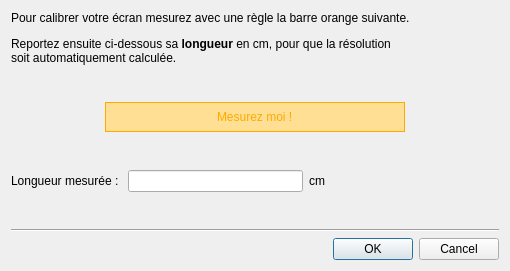
<?xml version="1.0" encoding="UTF-8"?>
<ui version="4.0">
 <class>DialogCalibrage</class>
 <widget class="QDialog" name="DialogCalibrage">
  <property name="geometry">
   <rect>
    <x>0</x>
    <y>0</y>
    <width>510</width>
    <height>271</height>
   </rect>
  </property>
  <property name="windowTitle">
   <string>Calibrage de l'écran</string>
  </property>
  <layout class="QVBoxLayout" name="verticalLayout">
   <item>
    <widget class="QLabel" name="label_16">
     <property name="text">
      <string>&lt;html&gt;&lt;head/&gt;&lt;body&gt;&lt;p&gt;Pour calibrer votre écran mesurez avec une règle la barre orange suivante.&lt;/p&gt;&lt;p&gt;Reportez ensuite ci-dessous sa &lt;span style=&quot; font-weight:600;&quot;&gt;longueur&lt;/span&gt; en cm, pour que la résolution&lt;br/&gt;soit automatiquement calculée.&lt;/p&gt;&lt;/body&gt;&lt;/html&gt;</string>
     </property>
    </widget>
   </item>
   <item>
    <spacer name="verticalSpacer">
     <property name="orientation">
      <enum>Qt::Vertical</enum>
     </property>
     <property name="sizeHint" stdset="0">
      <size>
       <width>20</width>
       <height>40</height>
      </size>
     </property>
    </spacer>
   </item>
   <item>
    <layout class="QHBoxLayout" name="horizontalLayout">
     <item>
      <widget class="QFrame" name="frame">
       <property name="minimumSize">
        <size>
         <width>300</width>
         <height>30</height>
        </size>
       </property>
       <property name="maximumSize">
        <size>
         <width>300</width>
         <height>30</height>
        </size>
       </property>
       <property name="styleSheet">
        <string notr="true">background-color: rgb(255, 223, 148);
border-style: solid;
border-color: rgb(255, 170, 0);
border-width: 1px;</string>
       </property>
       <property name="frameShape">
        <enum>QFrame::StyledPanel</enum>
       </property>
       <property name="frameShadow">
        <enum>QFrame::Raised</enum>
       </property>
       <layout class="QHBoxLayout" name="horizontalLayout_2">
        <item alignment="Qt::AlignHCenter">
         <widget class="QLabel" name="label_2">
          <property name="styleSheet">
           <string notr="true">color:rgb(255, 170, 0);
border-style:None;
</string>
          </property>
          <property name="text">
           <string>Mesurez moi !</string>
          </property>
         </widget>
        </item>
       </layout>
      </widget>
     </item>
    </layout>
   </item>
   <item>
    <spacer name="verticalSpacer_2">
     <property name="orientation">
      <enum>Qt::Vertical</enum>
     </property>
     <property name="sizeHint" stdset="0">
      <size>
       <width>20</width>
       <height>40</height>
      </size>
     </property>
    </spacer>
   </item>
   <item>
    <layout class="QHBoxLayout" name="horizontalLayout_9">
     <item>
      <widget class="QLabel" name="label_17">
       <property name="text">
        <string>Longueur mesurée : </string>
       </property>
      </widget>
     </item>
     <item>
      <widget class="QLineEdit" name="longueur"/>
     </item>
     <item>
      <widget class="QLabel" name="label_18">
       <property name="text">
        <string>cm</string>
       </property>
      </widget>
     </item>
     <item>
      <spacer name="horizontalSpacer_7">
       <property name="orientation">
        <enum>Qt::Horizontal</enum>
       </property>
       <property name="sizeHint" stdset="0">
        <size>
         <width>40</width>
         <height>20</height>
        </size>
       </property>
      </spacer>
     </item>
    </layout>
   </item>
   <item>
    <spacer name="verticalSpacer_3">
     <property name="orientation">
      <enum>Qt::Vertical</enum>
     </property>
     <property name="sizeHint" stdset="0">
      <size>
       <width>20</width>
       <height>40</height>
      </size>
     </property>
    </spacer>
   </item>
   <item>
    <widget class="Line" name="line">
     <property name="orientation">
      <enum>Qt::Horizontal</enum>
     </property>
    </widget>
   </item>
   <item>
    <widget class="QDialogButtonBox" name="buttonBox">
     <property name="orientation">
      <enum>Qt::Horizontal</enum>
     </property>
     <property name="standardButtons">
      <set>QDialogButtonBox::Cancel|QDialogButtonBox::Ok</set>
     </property>
    </widget>
   </item>
  </layout>
 </widget>
 <resources/>
 <connections>
  <connection>
   <sender>buttonBox</sender>
   <signal>accepted()</signal>
   <receiver>DialogCalibrage</receiver>
   <slot>accept()</slot>
   <hints>
    <hint type="sourcelabel">
     <x>248</x>
     <y>254</y>
    </hint>
    <hint type="destinationlabel">
     <x>157</x>
     <y>274</y>
    </hint>
   </hints>
  </connection>
  <connection>
   <sender>buttonBox</sender>
   <signal>rejected()</signal>
   <receiver>DialogCalibrage</receiver>
   <slot>close()</slot>
   <hints>
    <hint type="sourcelabel">
     <x>316</x>
     <y>260</y>
    </hint>
    <hint type="destinationlabel">
     <x>286</x>
     <y>274</y>
    </hint>
   </hints>
  </connection>
 </connections>
</ui>
